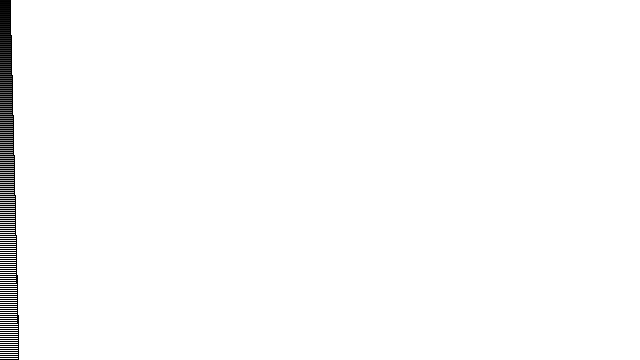
Frame 1 (no input)
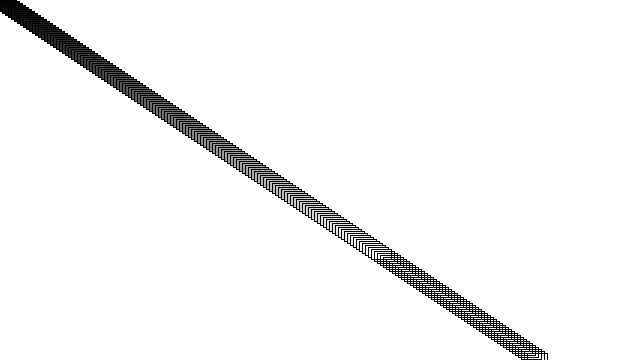
Frame 60 (the mouse pressed at the canvas centre just before this capture)
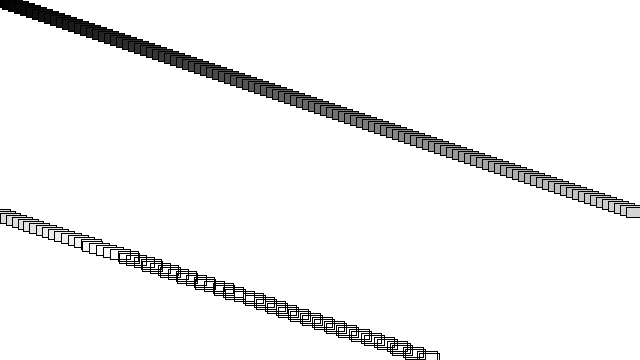
Frame 120 (the mouse held since frame 60 and released just before this capture)

The Processing sketch that drew these frames (run headless with seeded random() and noise(); from frame 60 on, the mouse is pressed at the canvas centre):

// Processing sketch: example_9_09_array_objects
// ── example_9_09_array_objects.pde
// Learning Processing
// Daniel Shiffman
// http://www.learningprocessing.com

// Example 9-9: An array of Car objects

Car[] cars = new Car[180]; // An array of 100 Car objects!

void setup() {
  size(640,360);
  for (int i = 0; i < cars.length; i ++ ) { // Initialize each Car using a for loop.
    cars[i] = new Car(color(i*2),0,i*2,i/20.0); 
  }
}

void draw() {
  background(255);
  for (int i = 0; i < cars.length; i ++ ) { // Run each Car using a for loop.
    cars[i].move();
    cars[i].display();
  }
}
// ── Car.pde
// Learning Processing
// Daniel Shiffman
// http://www.learningprocessing.com

// Example 9-9: An array of Car objects


// The Car class does not change whether we are making one car, 100 cars or 1,000 cars!
class Car { 
  color c;
  float xpos;
  float ypos;
  float xspeed;

  Car(color c_, float xpos_, float ypos_, float xspeed_) {
    c = c_;
    xpos = xpos_;
    ypos = ypos_;
    xspeed = xspeed_;
  }

  void display() {
    rectMode(CENTER);
    stroke(0);
    fill(c);
    rect(xpos,ypos,20,10);
  }

  void move() {
    xpos = xpos + xspeed;
    if (xpos > width) {
      xpos = 0;
    }
  }
}
